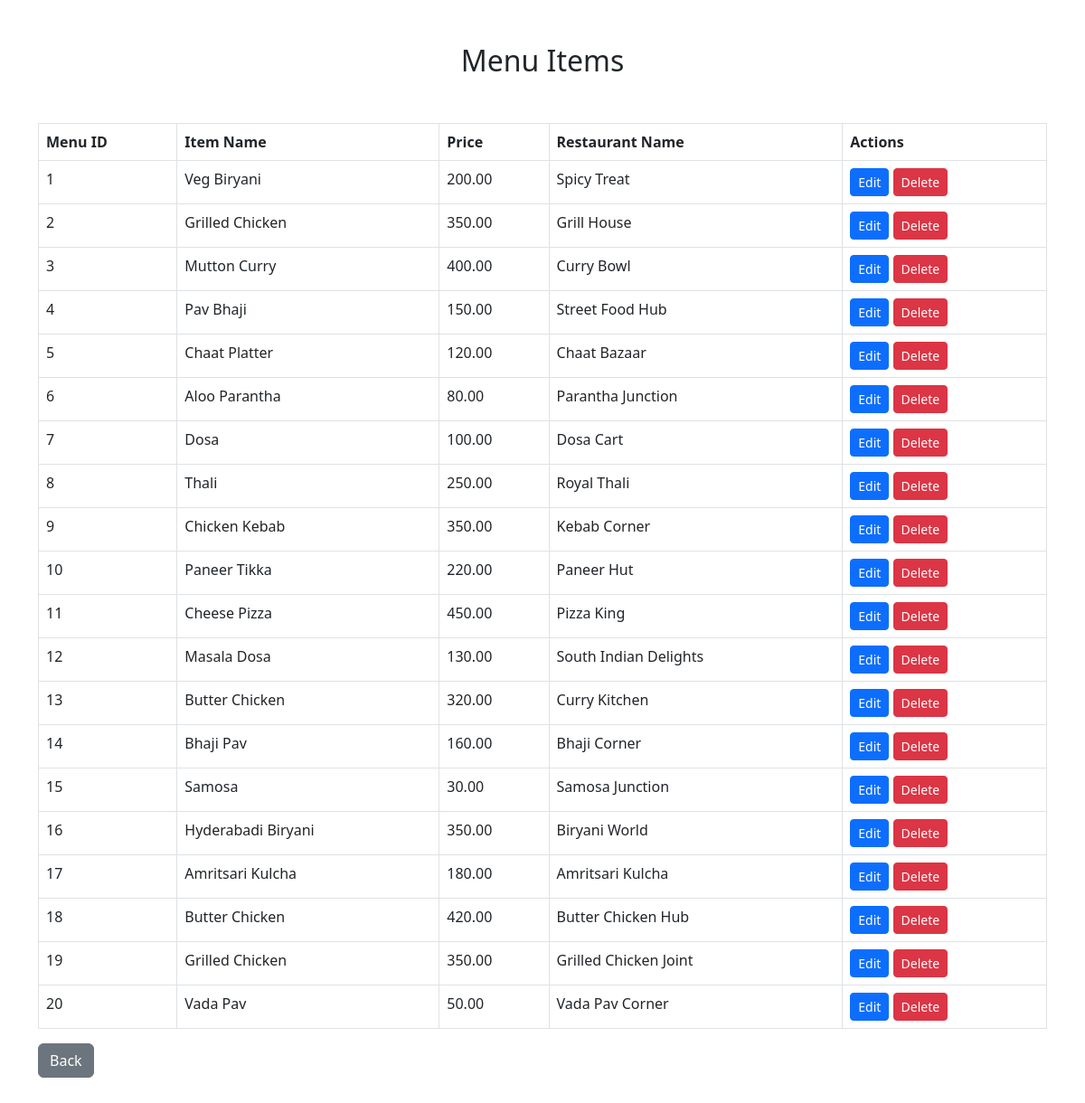
The app's page /show_menu.php with its own data.
### tables this page shows
CREATE TABLE `Menu` (
  `menu_id` int NOT NULL AUTO_INCREMENT,
  `restaurant_id` int NOT NULL,
  `item_name` varchar(255) NOT NULL,
  `price` decimal(10,2) NOT NULL,
  PRIMARY KEY (`menu_id`),
  KEY `restaurant_id` (`restaurant_id`),
  CONSTRAINT `Menu_ibfk_1` FOREIGN KEY (`restaurant_id`) REFERENCES `Restaurants` (`restaurant_id`)
);

CREATE TABLE `Restaurants` (
  `restaurant_id` int NOT NULL AUTO_INCREMENT,
  `name` varchar(255) NOT NULL,
  `address` varchar(255) NOT NULL,
  `phone` varchar(20) NOT NULL,
  PRIMARY KEY (`restaurant_id`)
);

### show_menu.php (the view, shortened to what this page needs)
<?php include('db.php');
$sql = "
    SELECT Menu.menu_id, Menu.item_name, Menu.price, Restaurants.name AS restaurant_name
    FROM Menu
    JOIN Restaurants ON Menu.restaurant_id = Restaurants.restaurant_id
";
$result = $conn->query($sql);
?>
<!DOCTYPE html>
<html lang="en">
<?php include('header.php'); ?>
<body>
<div class="container mt-5">
    <h2 class="text-center">Menu Items</h2>
    <?php
    if ($result->num_rows > 0) {
        echo "<table class='table table-bordered'>
                <thead>
                  <tr>
                    <th>Menu ID</th>
                    <th>Item Name</th>
                    <th>Price</th>
                    <th>Restaurant Name</th>
                    <th>Actions</th>
                  </tr>
                </thead>
                <tbody>";
        while ($row = $result->fetch_assoc()) {
            echo "<tr>
                    <td>" . htmlspecialchars($row['menu_id']) . "</td>
                    <td>" . htmlspecialchars($row['item_name']) . "</td>
                    <td>" . number_format($row['price'], 2) . "</td>
                    <td>" . htmlspecialchars($row['restaurant_name']) . "</td>
                    <td>
                        <a href='edit_menu.php?id=" . htmlspecialchars($row['menu_id']) . "' class='btn btn-primary btn-sm'>Edit</a>
                        <a href='edit_menu.php?id=" . htmlspecialchars($row['menu_id']) . "&delete=1' class='btn btn-danger btn-sm' onclick='return confirm(\"Are you sure?\")'>Delete</a>
                    </td>
                  </tr>";
        }
        echo "</tbody></table><a href='index.php' class='btn btn-secondary'>Back</a>";
    } else {
        echo "<div class='alert alert-warning' role='alert'>No menu items found.</div>";
    }
    ?>
</div>
</body>
</html>

### header.php (style rules this page uses)
body { padding-bottom: 200px; }
table { margin-top: 50px; }

### records on screen
menu: menu_id "1", item_name "Veg Biryani", price "200.00", restaurant.name "Spicy Treat"
menu: menu_id "2", item_name "Grilled Chicken", price "350.00", restaurant.name "Grill House"
menu: menu_id "3", item_name "Mutton Curry", price "400.00", restaurant.name "Curry Bowl"
menu: menu_id "4", item_name "Pav Bhaji", price "150.00", restaurant.name "Street Food Hub"
menu: menu_id "5", item_name "Chaat Platter", price "120.00", restaurant.name "Chaat Bazaar"
menu: menu_id "6", item_name "Aloo Parantha", price "80.00", restaurant.name "Parantha Junction"
menu: menu_id "7", item_name "Dosa", price "100.00", restaurant.name "Dosa Cart"
menu: menu_id "8", item_name "Thali", price "250.00", restaurant.name "Royal Thali"
menu: menu_id "9", item_name "Chicken Kebab", price "350.00", restaurant.name "Kebab Corner"
menu: menu_id "10", item_name "Paneer Tikka", price "220.00", restaurant.name "Paneer Hut"
menu: menu_id "11", item_name "Cheese Pizza", price "450.00", restaurant.name "Pizza King"
menu: menu_id "12", item_name "Masala Dosa", price "130.00", restaurant.name "South Indian Delights"
menu: menu_id "13", item_name "Butter Chicken", price "320.00", restaurant.name "Curry Kitchen"
menu: menu_id "14", item_name "Bhaji Pav", price "160.00", restaurant.name "Bhaji Corner"
menu: menu_id "15", item_name "Samosa", price "30.00", restaurant.name "Samosa Junction"
menu: menu_id "16", item_name "Hyderabadi Biryani", price "350.00", restaurant.name "Biryani World"
menu: menu_id "17", item_name "Amritsari Kulcha", price "180.00", restaurant.name "Amritsari Kulcha"
menu: menu_id "18", item_name "Butter Chicken", price "420.00", restaurant.name "Butter Chicken Hub"
menu: menu_id "19", item_name "Grilled Chicken", price "350.00", restaurant.name "Grilled Chicken Joint"
menu: menu_id "20", item_name "Vada Pav", price "50.00", restaurant.name "Vada Pav Corner"
